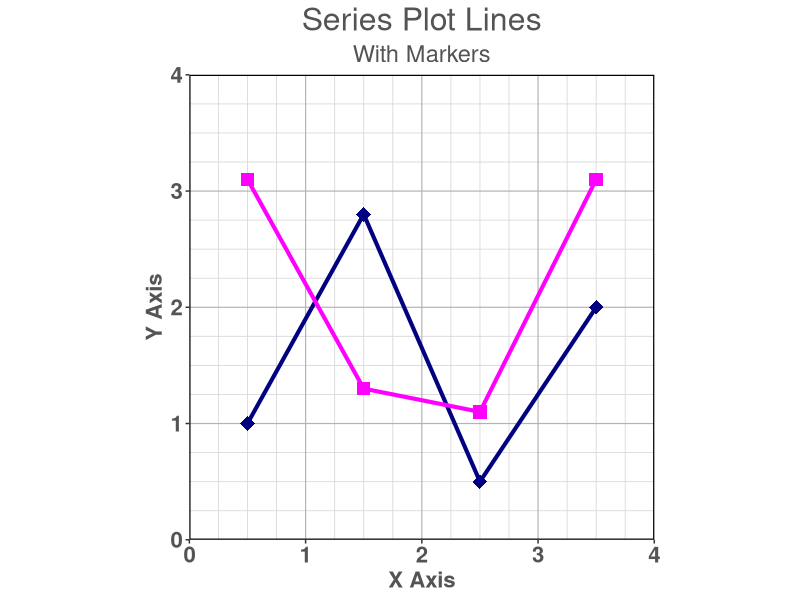

The R script that drew this image:
out <- Sys.getenv("OUT_DIR")
if (out == "") out <- getwd()
if (!dir.exists(out)) dir.create(out, recursive = TRUE, showWarnings = FALSE)

# Data from DATALINES in P092_sct1.sas
my_data <- data.frame(
  x  = c(0.5, 1.5, 2.5, 3.5),
  y1 = c(1.0, 2.8, 0.5, 2.0),
  y2 = c(3.1, 1.3, 1.1, 3.1)
)

# Plotted data CSV (also serves as table body for sct1.htm)
# SAS variable names: x y1 y2
write.csv(my_data, file.path(out, "sct1.csv"), row.names = FALSE, na = "")

# Text rendering of sct1.htm (ODS HTML body containing the SGPLOT image)
# SAS titles reproduced verbatim; axis specs and data values listed
txt_lines <- c(
  "SGplot Series Plot Lines With Markers",
  "",
  "Series Plot Lines",
  "With Markers",
  "",
  "PROC SGPLOT DATA=my_data ASPECT=1 NOAUTOLEGEND",
  "  SERIES X=x Y=y1 / LINEATTRS=(COLOR=navy THICKNESS=3px) MARKERS MARKERATTRS=(COLOR=navy SYMBOL=diamondfilled SIZE=12pt)",
  "  SERIES X=x Y=y2 / LINEATTRS=(COLOR=magenta THICKNESS=3px) MARKERS MARKERATTRS=(COLOR=magenta SYMBOL=squarefilled SIZE=12pt)",
  "  YAXIS VALUES=(0 TO 4 BY 1) LABEL='Y Axis' OFFSETMIN=0 OFFSETMAX=0 GRID MINOR MINORCOUNT=3",
  "  XAXIS VALUES=(0 TO 4 BY 1) LABEL='X Axis' OFFSETMIN=0 OFFSETMAX=0 GRID MINOR MINORCOUNT=3",
  "",
  "Data plotted:",
  "x y1 y2",
  sprintf("%3.1f %3.1f %3.1f", my_data$x, my_data$y1, my_data$y2),
  "",
  "X Axis: 0 1 2 3 4",
  "Y Axis: 0 1 2 3 4",
  "",
  "Note: figure image is sct1.png (650px x 650px, NOBORDER, STYLE=HTMLBLUE)."
)
writeLines(txt_lines, file.path(out, "sct1.txt"))

library(ggplot2)

major_brk <- seq(0, 4, by = 1)
minor_brk <- seq(0, 4, by = 0.25)
minor_brk <- setdiff(minor_brk, major_brk)

p <- ggplot() +
  geom_line(data = my_data, mapping = aes(x = x, y = y1), color = "navy", linewidth = 1.4, lineend = "round") +
  geom_point(data = my_data, mapping = aes(x = x, y = y1), color = "navy", shape = 18, size = 5, stroke = 0) +
  geom_line(data = my_data, mapping = aes(x = x, y = y2), color = "magenta", linewidth = 1.4, lineend = "round") +
  geom_point(data = my_data, mapping = aes(x = x, y = y2), color = "magenta", shape = 15, size = 4.5, stroke = 0) +
  scale_x_continuous(name = "X Axis", limits = c(0, 4), breaks = major_brk, minor_breaks = minor_brk, expand = c(0, 0)) +
  scale_y_continuous(name = "Y Axis", limits = c(0, 4), breaks = major_brk, minor_breaks = minor_brk, expand = c(0, 0)) +
  labs(title = "Series Plot Lines", subtitle = "With Markers") +
  coord_fixed(ratio = 1, xlim = c(0, 4), ylim = c(0, 4), expand = FALSE) +
  theme(
    plot.title = element_text(color = "gray33", size = 23, hjust = 0.5, face = "plain"),
    plot.subtitle = element_text(color = "gray33", size = 17, hjust = 0.5, face = "plain"),
    plot.title.position = "panel",
    axis.title = element_text(color = "gray33", size = 16, face = "bold"),
    axis.text = element_text(color = "gray33", size = 16, face = "bold"),
    panel.background = element_rect(fill = "white", colour = NA),
    plot.background = element_rect(fill = "white", colour = NA),
    panel.border = element_rect(colour = "black", fill = NA, linewidth = 0.8),
    panel.grid.major = element_line(colour = "grey70", linewidth = 0.4),
    panel.grid.minor = element_line(colour = "grey85", linewidth = 0.3),
    legend.position = "none",
    aspect.ratio = 1
  )

ggsave(filename = file.path(out, "sct1.png"), plot = p, width = 650, height = 650, units = "px", dpi = 100)
